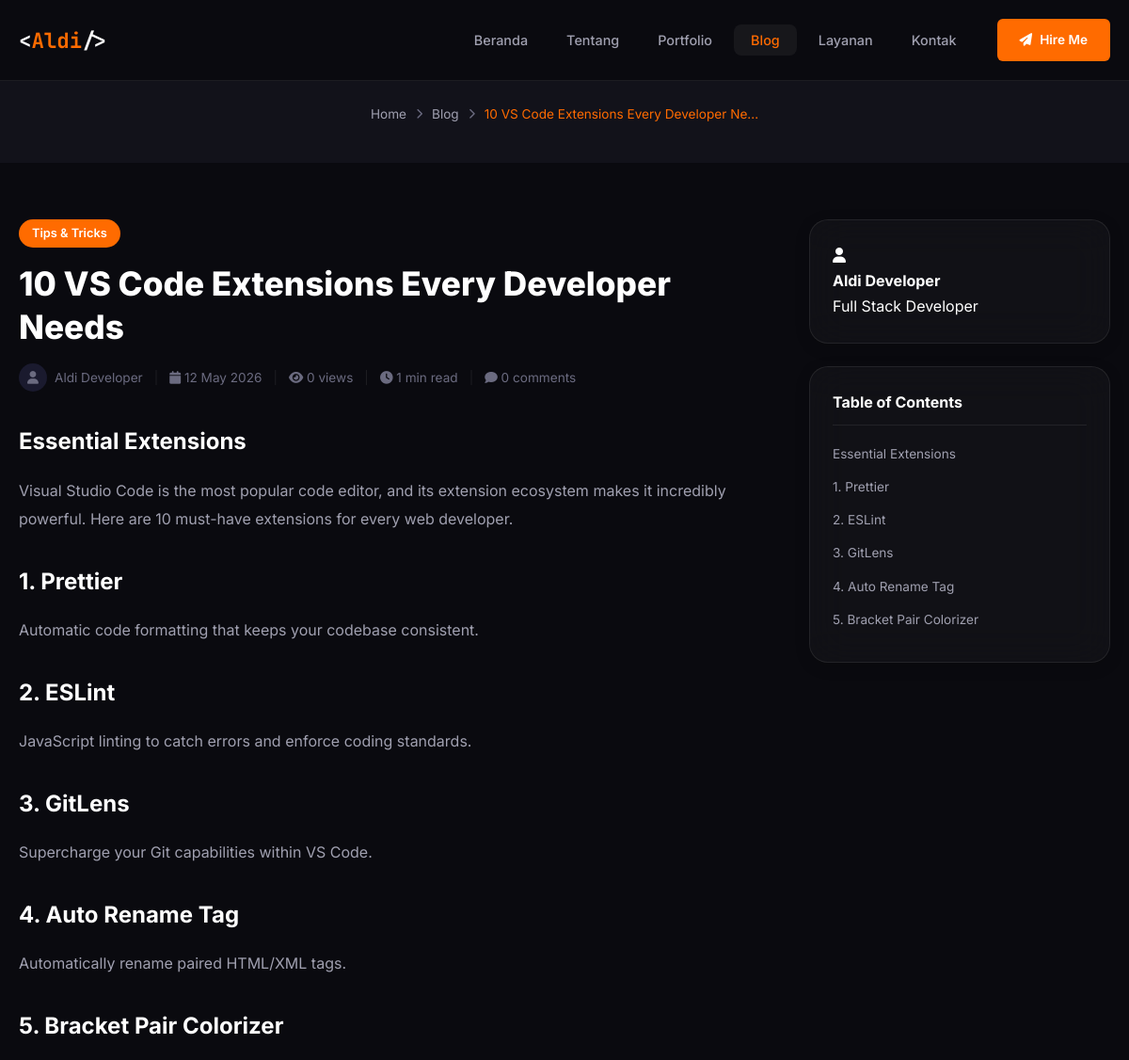
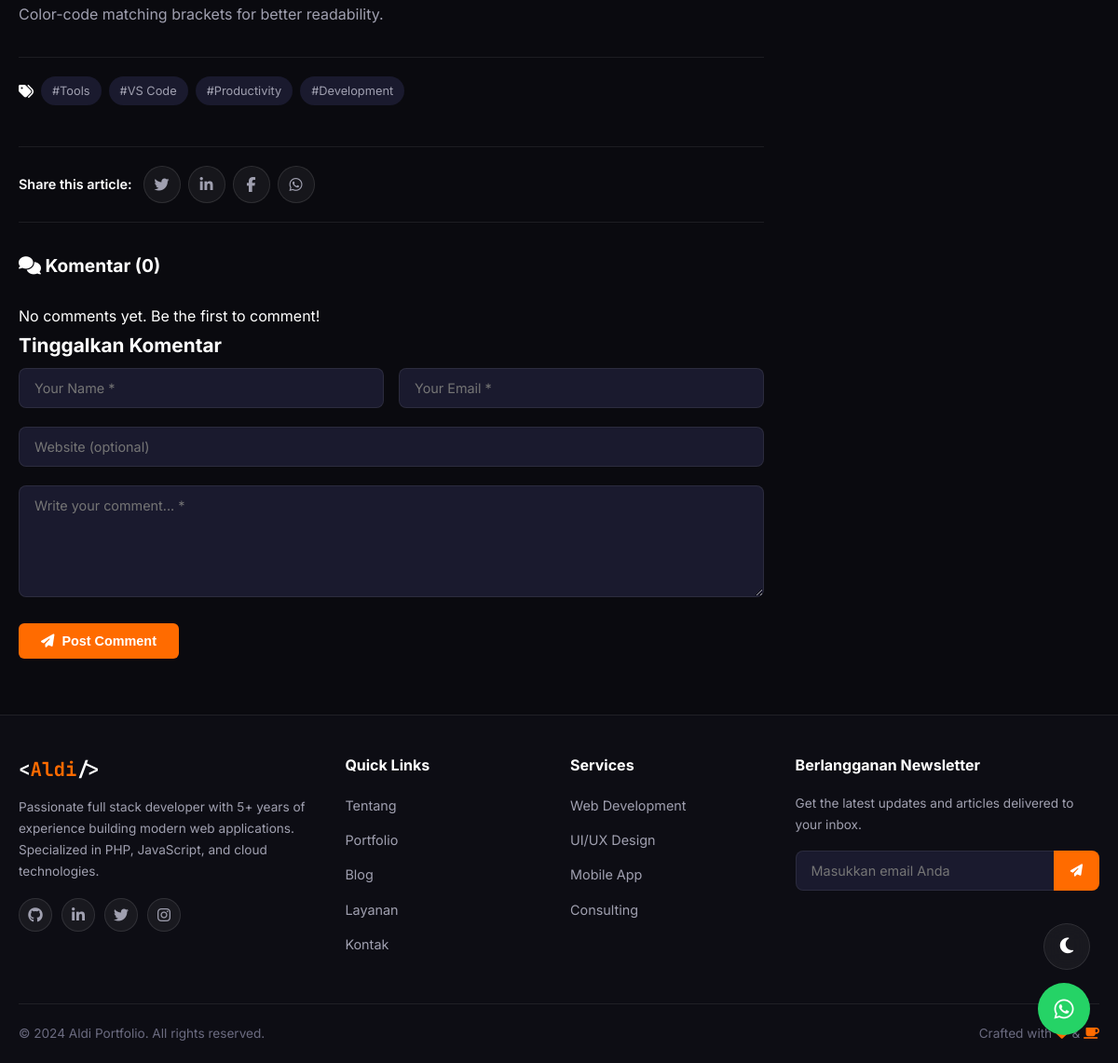
/blog/detail/10-vscode-extensions-every-developer-needs, run on the app's committed database (2 pictures, top to bottom).
### tables this page shows
CREATE TABLE IF NOT EXISTS `blogs` (
    `id` INT UNSIGNED AUTO_INCREMENT PRIMARY KEY,
    `category_id` INT UNSIGNED DEFAULT NULL,
    `user_id` INT UNSIGNED DEFAULT NULL,
    `title` VARCHAR(200) NOT NULL,
    `slug` VARCHAR(220) NOT NULL UNIQUE,
    `excerpt` VARCHAR(500) DEFAULT NULL,
    `content` LONGTEXT NOT NULL,
    `thumbnail` VARCHAR(255) DEFAULT NULL,
    `tags` VARCHAR(500) DEFAULT NULL,
    `meta_title` VARCHAR(200) DEFAULT NULL,
    `meta_description` VARCHAR(300) DEFAULT NULL,
    `status` ENUM('draft', 'published', 'archived') DEFAULT 'draft',
    `is_featured` TINYINT(1) DEFAULT 0,
    `views` INT UNSIGNED DEFAULT 0,
    `published_at` DATETIME DEFAULT NULL,
    `created_at` TIMESTAMP DEFAULT CURRENT_TIMESTAMP,
    `updated_at` TIMESTAMP DEFAULT CURRENT_TIMESTAMP ON UPDATE CURRENT_TIMESTAMP,
    FOREIGN KEY (`category_id`) REFERENCES `categories`(`id`) ON DELETE SET NULL,
    FOREIGN KEY (`user_id`) REFERENCES `users`(`id`) ON DELETE SET NULL
);

CREATE TABLE IF NOT EXISTS `categories` (
    `id` INT UNSIGNED AUTO_INCREMENT PRIMARY KEY,
    `name` VARCHAR(100) NOT NULL,
    `slug` VARCHAR(120) NOT NULL UNIQUE,
    `type` ENUM('project', 'blog') NOT NULL DEFAULT 'project',
    `description` TEXT DEFAULT NULL,
    `color` VARCHAR(7) DEFAULT '#0066ff',
    `icon` VARCHAR(50) DEFAULT NULL,
    `sort_order` INT DEFAULT 0,
    `is_active` TINYINT(1) DEFAULT 1,
    `created_at` TIMESTAMP DEFAULT CURRENT_TIMESTAMP
);

CREATE TABLE IF NOT EXISTS `users` (
    `id` INT UNSIGNED AUTO_INCREMENT PRIMARY KEY,
    `username` VARCHAR(50) NOT NULL UNIQUE,
    `email` VARCHAR(100) NOT NULL UNIQUE,
    `password` VARCHAR(255) NOT NULL,
    `full_name` VARCHAR(100) NOT NULL,
    `avatar` VARCHAR(255) DEFAULT NULL,
    `role` ENUM('admin', 'editor') DEFAULT 'admin',
    `is_active` TINYINT(1) DEFAULT 1,
    `login_attempts` INT DEFAULT 0,
    `locked_until` DATETIME DEFAULT NULL,
    `last_login` DATETIME DEFAULT NULL,
    `remember_token` VARCHAR(255) DEFAULT NULL,
    `created_at` TIMESTAMP DEFAULT CURRENT_TIMESTAMP,
    `updated_at` TIMESTAMP DEFAULT CURRENT_TIMESTAMP ON UPDATE CURRENT_TIMESTAMP
);

### pages/blog-detail.php (the view, shortened to what the rows shown need)
<?php
$slug = get('slug') ?: '';
try {
    $post = db()->fetch(
        "SELECT b.*, c.name as category_name, c.slug as category_slug, u.full_name as author_name, u.avatar as author_avatar
         FROM blogs b
         LEFT JOIN categories c ON b.category_id = c.id
         LEFT JOIN users u ON b.user_id = u.id
         WHERE b.slug = ? AND b.status = 'published'",
        [$slug]
    );
} catch (Exception $e) {
    $post = null;
}
try {
    $comments = db()->fetchAll(
        "SELECT * FROM comments WHERE blog_id = ? AND is_approved = 1 AND parent_id IS NULL ORDER BY created_at DESC",
        [$post['id']]
    );
    $commentCount = db()->count('comments', 'blog_id = ? AND is_approved = 1', [$post['id']]);
} catch (Exception $e) {
    $comments = [];
    $commentCount = 0;
}
include TEMPLATES_PATH . '/header.php';
?>
<section class="page-header page-header-compact">
    <div class="container">
        <div class="breadcrumb" data-aos="fade-up">
            <a href="<?= baseUrl() ?>">Home</a>
            <span class="separator"><i class="fas fa-chevron-right"></i></span>
            <a href="<?= baseUrl('blog') ?>">Blog</a>
            <span class="separator"><i class="fas fa-chevron-right"></i></span>
            <span class="current"><?= truncateText(xssClean($post['title']), 40) ?></span>
        </div>
    </div>
</section>
<section class="section blog-detail-section">
    <div class="container">
        <div class="blog-detail-layout">
            <article class="blog-detail-main">
                <header class="article-header" data-aos="fade-up">
                    <a href="<?= baseUrl('blog?category=' . $post['category_slug']) ?>" class="article-category">
                        <?= xssClean($post['category_name'] ?? 'Article') ?>
                    </a>
                    <h1 class="article-title"><?= xssClean($post['title']) ?></h1>
                    <div class="article-meta">
                        <div class="author-info">
                            <div class="author-avatar-small">
                                <?php if (!empty($post['author_avatar'])): ?>
                                <img src="<?= uploadUrl($post['author_avatar']) ?>" alt="<?= xssClean($post['author_name']) ?>">
                                <?php else: ?>
                                <i class="fas fa-user"></i>
                                <?php endif; ?>
                            </div>
                            <span><?= xssClean($post['author_name'] ?? 'Admin') ?></span>
                        </div>
                        <span class="meta-separator">|</span>
                        <span><i class="fas fa-calendar"></i> <?= formatDate($post['published_at'], 'd M Y') ?></span>
                        <span class="meta-separator">|</span>
                        <span><i class="fas fa-eye"></i> <?= formatNumber($post['views']) ?> views</span>
                        <span class="meta-separator">|</span>
                        <span><i class="fas fa-clock"></i> <?= readingTime($post['content']) ?> min read</span>
                        <span class="meta-separator">|</span>
                        <span><i class="fas fa-comment"></i> <?= $commentCount ?> comments</span>
                    </div>
                </header>
                <div class="article-content" data-aos="fade-up">
                    <?= $post['content'] ?>
                </div>
                <?php if (!empty($post['tags'])): ?>
                <div class="article-tags" data-aos="fade-up">
                    <i class="fas fa-tags"></i>
                    <?php foreach (explode(',', $post['tags']) as $tag): ?>
                    <a href="<?= baseUrl('blog?tag=' . urlencode(trim($tag))) ?>" class="tag-item">
                        #<?= xssClean(trim($tag)) ?>
                    </a>
                    <?php endforeach; ?>
                </div>
                <?php endif; ?>
                <div class="article-share" data-aos="fade-up">
                    <span class="share-label">Share this article:</span>
                    <div class="share-buttons">
                        <a href="https://twitter.com/intent/tweet?url=<?= urlencode(baseUrl('blog/detail/' . $post['slug'])) ?>&text=<?= urlencode($post['title']) ?>"
                           target="_blank" class="share-btn twitter"><i class="fab fa-twitter"></i></a>
                        <a href="https://www.linkedin.com/sharing/share-offsite/?url=<?= urlencode(baseUrl('blog/detail/' . $post['slug'])) ?>"
                           target="_blank" class="share-btn linkedin"><i class="fab fa-linkedin-in"></i></a>
                        <a href="https://www.facebook.com/sharer/sharer.php?u=<?= urlencode(baseUrl('blog/detail/' . $post['slug'])) ?>"
                           target="_blank" class="share-btn facebook"><i class="fab fa-facebook-f"></i></a>
                        <a href="https://wa.me/?text=<?= urlencode($post['title'] . ' - ' . baseUrl('blog/detail/' . $post['slug'])) ?>"
                           target="_blank" class="share-btn whatsapp"><i class="fab fa-whatsapp"></i></a>
                    </div>
                </div>
                <div class="comments-section" id="comments" data-aos="fade-up">
                    <h3 class="comments-title">
                        <i class="fas fa-comments"></i> <?= lang('blog_comments') ?> (<?= $commentCount ?>)
                    </h3>
                    <div class="comments-list">
                        <?php if (empty($comments)): ?>
                        <p class="no-comments">No comments yet. Be the first to comment!</p>
                        <?php endif; ?>
                    </div>
                    <div class="comment-form-wrapper">
                        <h4 class="form-title"><?= lang('blog_leave_comment') ?></h4>
                        <form class="comment-form" id="comment-form" data-blog-id="<?= $post['id'] ?>">
                            <div class="form-row">
                                <div class="form-group">
                                    <input type="text" name="name" placeholder="Your Name *" required>
                                </div>
                                <div class="form-group">
                                    <input type="email" name="email" placeholder="Your Email *" required>
                                </div>
                            </div>
                            <div class="form-group">
                                <input type="url" name="website" placeholder="Website (optional)">
                            </div>
                            <div class="form-group">
                                <textarea name="content" rows="5" placeholder="Write your comment... *" required></textarea>
                            </div>
                            <button type="submit" class="btn btn-primary">
                                <i class="fas fa-paper-plane"></i> Post Comment
                            </button>
                        </form>
                    </div>
                </div>
            </article>
            <aside class="blog-sidebar">
                <div class="sidebar-widget glass author-widget" data-aos="fade-left">
                    <div class="author-card">
                        <div class="author-avatar-large">
                            <?php if (!empty($post['author_avatar'])): ?>
                            <img src="<?= uploadUrl($post['author_avatar']) ?>" alt="<?= xssClean($post['author_name']) ?>">
                            <?php else: ?>
                            <i class="fas fa-user"></i>
                            <?php endif; ?>
                        </div>
                        <h4><?= xssClean($post['author_name'] ?? 'Admin') ?></h4>
                        <p><?= getSetting('owner_title', 'Full Stack Developer') ?></p>
                    </div>
                </div>
                <div class="sidebar-widget glass toc-widget" data-aos="fade-left" data-aos-delay="100">
                    <h3 class="widget-title">Table of Contents</h3>
                    <nav class="toc-nav" id="toc-nav"></nav>
                </div>
            </aside>
        </div>
    </div>
</section>
<?php include TEMPLATES_PATH . '/footer.php'; ?>

### data on the page
blogs: title "10 VS Code Extensions Every Developer Ne...", category.name "Tips & Tricks", title "10 VS Code Extensions Every Developer Needs", user.full_name "Aldi Developer", published_at "12 May 2026", views "0", content "1", content "Essential Extensions Visual Studio Code is the most popular code editor, and its extension ecosystem makes it incredibly powerful. Here are 10 must-have extensions for every web developer. 1. Prettier Automatic code formatting that keeps your codebase consistent. 2. ESLint JavaScript linting to catch errors and enforce coding standards. 3. GitLens Supercharge your Git capabilities within VS Code. 4. Auto Rename Tag Automatically rename paired HTML/XML tags. 5. Bracket Pair Colorizer Color-code matching brackets for better readability.", tags "Tools", tags "VS Code", tags "Productivity", tags "Development"

### other printed values
getSetting('owner_name', 'Aldi') "Aldi"
lang('nav_home') "Beranda"
lang('nav_about') "Tentang"
lang('nav_portfolio') "Portfolio"
lang('nav_blog') "Blog"
lang('nav_services') "Layanan"
lang('nav_contact') "Kontak"
$commentCount "0"
lang('blog_comments') "Komentar"
lang('blog_leave_comment') "Tinggalkan Komentar"
getSetting('owner_title', 'Full Stack Developer') "Full Stack Developer"
lang('footer_newsletter') "Berlangganan Newsletter"
